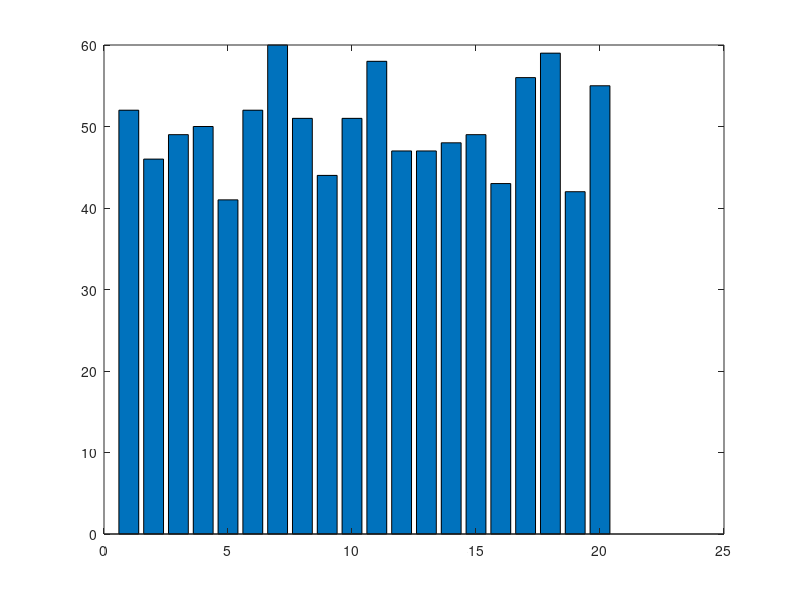

This chart was generated by the following MATLAB code:
%% Part2
%% 2.1
x = rand(1,1000);
max = 19;
min = 1;
mean_value = 10;
y = (max-min).* x + min;

%% 2.2
figure(1), bar(hist(y,20));

%% 2.3
mean_x = mean(y);
sum_x = sum(x);
count_x = length(x);
stadard_deviation_x = sum_x/count_x;
standard_dev = std(x);

%% 2.4
u = [];
for i = 1:100
    u = [u,y];
end
mean_u = mean(u);
